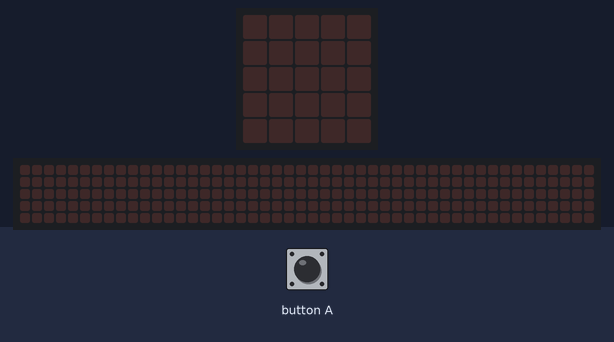
Recording of a program running on a simulated BBC micro:bit (MakeCode). Shown: the board's 5×5 LED display, a strip that is not on the board, showing the scrolling text unrolled. The test bench sets the inputs (shaded band). Random numbers come from a fixed seed; the 48×5 strip is a reading aid, not a part: it shows the text the display is scrolling, unrolled, one strip-width of it at a time.

Above: at 1.2 s.
1.3 s: button A pressed for 0.15 s
At 1.6 s:
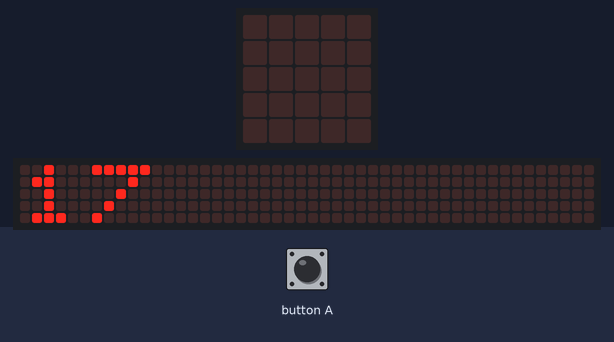
At 5.6 s:
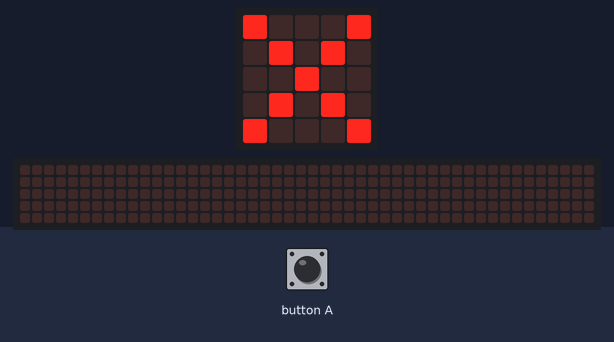

Measured:
- after the input at 1.3 s, the display: changes after 0.15 s (image 1)
- what the display in image 2 shows lasts 0.6 s, from 5.2 s to 5.8 s

The program:

MicroBit_08_NOTAS_DE_ESTUDIANTE_PYTHON.py
```python
#PRACTICA 8

nota = 0

def on_button_pressed_a():
    global nota
    nota = randint(0, 100)
    basic.show_number(nota)
    basic.pause(1000)

    if nota < 51:
        basic.show_icon(IconNames.NO)
        basic.show_string("REPROBADO")
    else:
        basic.show_icon(IconNames.YES)
        basic.show_string("APROBADO")

    basic.pause(500)
    basic.clear_screen()

input.on_button_pressed(Button.A, on_button_pressed_a)
```
